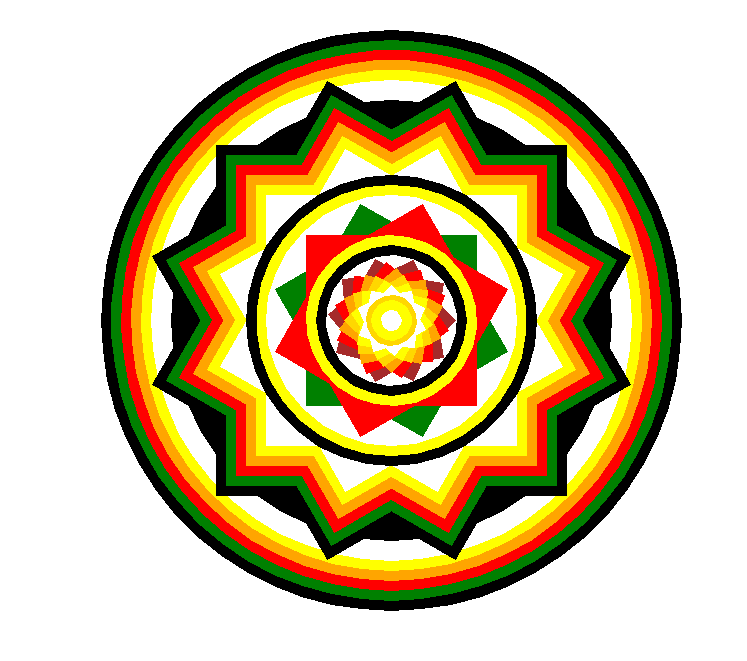

Here is the Python script that generated this plot:
import turtle
import math

design = turtle.Turtle()
design.speed(0)

# set bg color
design.getscreen().bgcolor("white")

#Circle
def circle(color,radius):
    design.color(color)
    design.begin_fill()
    design.penup()
    design.right(90)
    design.forward(radius)
    design.left(90)
    design.pendown()
    design.circle(radius)
    design.penup()
    design.left(90)
    design.forward(radius)
    design.right(90)
    design.pendown()
    design.end_fill()
circle("black",290)
circle("green",280)
circle("red",270)
circle("orange",260)
circle("yellow",250)
circle("white",240)
circle("black",220)

#2nd design
def star(color,n,size,angle):
    design.color(color)
    design.begin_fill()
    for j in range(n):
      for i in range(4):
        design.forward(size)
        design.left(90)
      design.left(angle)
    design.end_fill()

star("black",12,175,30)
star("green",12,165,30)
star("red",12,155,30)
star("orange",12,145,30)
star("yellow",12,135,30)
star("white",12,125,30)

circle("black",145)
circle("yellow",135)
circle("white",125)

star("green",11,85,30)
star("red",10,85,60)

circle("yellow",85)
circle("black",75)
circle("white",65)

star("brown",10,45,35)
star("red",10,41,35)
star("orange",10,37,35)
star("gold",10,33,35)
star("yellow",10,29,35)
star("white",10,25,35)

circle("gold",25)
circle("yellow",20)
circle("white",10)
turtle.done()
